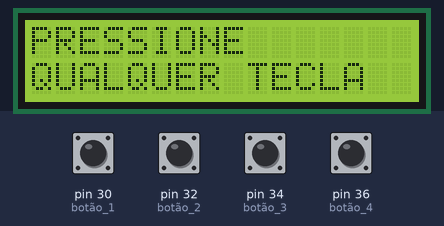
Bench run of a sketch on a simulated Arduino Mega 2560, built with avr-gcc and run on an emulated ATmega2560. On the bench: 16×2 character LCD. The inputs (shaded band) are chosen by the test bench; at power-on: pin 30 (botão_1), pin 32 (botão_2), pin 34 (botão_3), pin 36 (botão_4) HIGH.

Above: at 1.2 s.
1.3 s: pin 34 (botão_3) pulled LOW for 0.6 s
At 1.9 s:
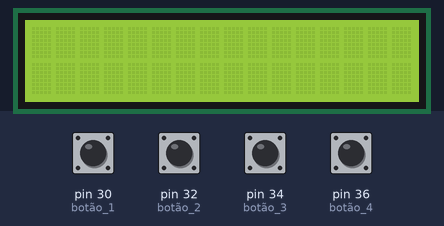
4.9 s: pin 36 (botão_4) pulled LOW for 0.6 s
At 5.9 s:
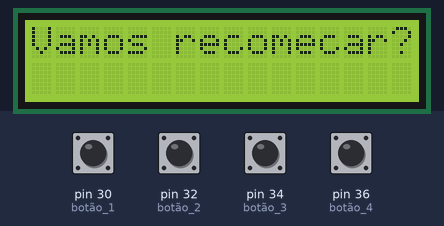
7.6 s: pin 32 (botão_2) pulled LOW for 0.6 s
At 8.0 s:
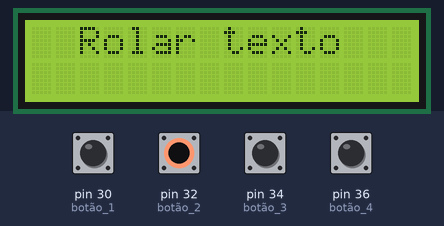
13.5 s: pin 36 (botão_4) pulled LOW for 1 s
At 16.4 s:
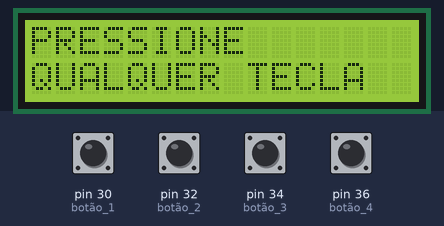
16.7 s: pin 30 (botão_1) pulled LOW for 0.6 s
At 18.5 s:
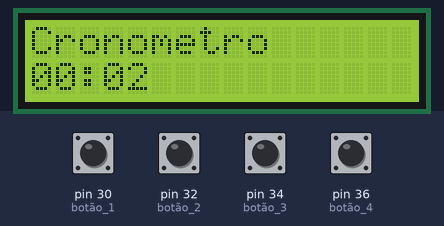
Timing chart, 0 to 20.0 s (numbered marks = the images above; inputs shaded):
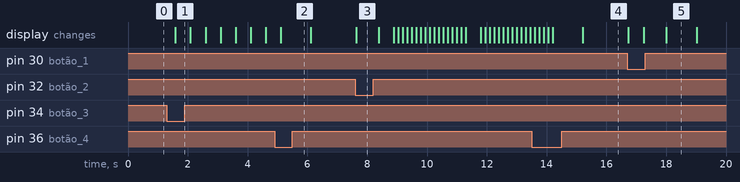

Measured:
- after the input at 1.3 s, the display: changes after 0.29 s (image 1)
- after the input at 4.9 s, the display: changes after 0.21 s (image 2)
- after the input at 7.6 s, the display: changes at once (image 3)
- after the input at 13.5 s, the display: first differs from a run without the input after 0.71 s (image 4 shows a later state)
- after the input at 16.7 s, the display: first changes at once (image 5 shows a later state)
- what the display in image 5 shows lasts 1.0 s, from 18.0 s to 19.0 s

The sketch:

Display_LCD_16x2.ino
```cpp
#include <LiquidCrystal.h> //biblioteca do display

LiquidCrystal lcd(12, 11, 5, 4, 3, 2); //declara as portas utilizadas: RS=12, E(ou EN)=11, D4=5, D5=4, D6=3 e D7=2

//variáveis da rolagem de texto em linhas separadas
String l1 = "<<< Rolar linha 1 para a esquerda"; //mensagem linha 1
String l2 = "Rolar linha 2 para a direita >>>"; //mensagem linha 2
int ini, fim = 0; //variáveis para selecionar os caracteres da mensagem linha 1
int tam = l1.length(); //tamanho da mensagem linha 1
int pos1 = 16; //posição do cursor da linha 1
int pos2 = 0; //posição do cursor na linha 2
int tam2 = l2.length(); //tamanho da mensagem linha 2
int ini2 = tam2; //variáveis para selecionar os caracteres da mensagem linha 2
int fim2 = tam2;

//variáveis para cronômetro
int conti, seg, i, m = 0; //variáveis para contagem do tempo

void setup() { //configuração
  lcd.begin(16, 2); //inicializa o display e informa dimensão (colunas,linhas)
  pinMode(30, INPUT_PULLUP); //botão 1 (cronômetro) com o resistor PULLUP do Arduino ativado, botão deve ser conectado ao GND
  pinMode(32, INPUT_PULLUP); //botão 2 (rolar texto)
  pinMode(34, INPUT_PULLUP); //botão 3 (rolar linhas)
  pinMode(36, INPUT_PULLUP); //botão 4 (limpar tela)
  // put your setup code here, to run once:
}

void loop() {
  lcd.clear(); //limpa a tela
  lcd.print("PRESSIONE");
  lcd.setCursor(0, 1); //posicionar o cursor na coluna 0 e na linha 0
  lcd.print("QUALQUER TECLA"); //imprime mensagem no display
  if (digitalRead(30) == LOW) { //confere se B1 foi pressionado
    while (digitalRead(36) == HIGH) { //interrompe o cronômetro quando B4 for pressionado
      crono(); //chama a rotina do cronômetro
    }
    i = 0; //zera o cronômetro
  }
  if (digitalRead(32) == LOW) { //confere se B2 foi pressionado
    while (digitalRead(36) == HIGH) { //interrompe a rolagem no display
      scroll(); //chama a rotina para rolar mensagem no display
    }
  }
  if (digitalRead(34) == LOW) { //confere se B3 foi pressionado
    while (digitalRead(36) == HIGH) { //interrompe a rolagem de linhas no display
      scrolli(); //chama a rotina para rolar linhas
    }
  }
  if (digitalRead(36) == LOW) { //confere se B4 foi pressionado
    lcd.clear(); //limpa o display para imprimir nova mensagem
    lcd.print("Vamos recomecar?"); //imprime nova mensagem
    delay(500);
  }
  delay(500);
  // put your main code here, to run repeatedly:
}

void scroll() { //rolar texto completo no display para a direita e esquerda com potenciômetro
  lcd.clear(); //limpa o display
  lcd.print("  Rolar texto"); //mensagem impressa na primeira linha
  delay(750); //aguarda 0,75s
  lcd.clear(); //limpa o display novamente para imprimir uma nova mensagem
  lcd.print(">>> Direita >>>"); //mensagem exibida no display
  lcd.setCursor(0, 1); //posiciona o cursor na segunda linha (1) e primeira coluna (0), não é necessário setar na primeira linha, a menos que precise trocar a coluna
  lcd.print(" -> -> -> -> -> ");
  delay(500);
  for (int pos = 0; pos < 16; pos++) { //rotina para deslocar o texto para a direita
    lcd.scrollDisplayRight(); //rola o texto um passo para a direita
    delay(150);
  }
  lcd.clear();
  lcd.print("<<< Esquerda <<<");
  lcd.setCursor(0, 1);
  lcd.print(" <- <- <- <- <- ");
  delay(500);
  for (int pos = 0; pos > -16; pos--) { //rotina para descolar o texto para a esquerda
    lcd.scrollDisplayLeft(); //rola o texto um passo para a esquerda
    delay(150);
  }
}

void crono() { //cronômetro
  if (i == 0) { //condição para configurar o valor inicial do contador de segundos
    conti = millis() / 1000; //define o valor inicial do contador
    i++; //variável de controle do contador inicial
  }
  seg = (millis() / 1000) - conti; //contador de segundos
  if (seg > 59) { //condição para zerar os segundos
    m++;//variável de minutos
    i = 0;
    seg = 0;
  }
  if (m > 59) { //condição para zerar os minutos
    m = 0;
  }
  lcd.clear();
  lcd.setCursor(0, 0);
  lcd.print("Cronometro");
  lcd.setCursor(0, 1);
  if (m < 10) {
    lcd.print("0");
    lcd.print(m);
  }
  else {
    lcd.print(m);//imprime o valor em minutos
  }
  lcd.print(":");
  if (seg < 10) {
    lcd.print("0");
    lcd.print(seg);
  }
  else {
    lcd.print(seg); //imprime o valor em segundos
  }
  delay(250);
}

void scrolli() { //rolar linhas separadamente
  lcd.clear();
  lcd.setCursor(pos1, 0); //posiciona o cursor da linha 1 na coluna pos1
  lcd.print(l1.substring(ini, fim)); //funciona como se fosse um vetor, quebra a mensagem l1 e coloca cada caracter em uma posição. Os valores entre o intervalo ini e fim são apresentados no display, sendo ini o primeiro caracter e fim o último
  lcd.setCursor(pos2, 1); //posiciona o cursor da linha 2 na coluna pos2
  lcd.print(l2.substring(ini2, fim2)); //estrutura a mensagem em l2 em um vetor e apresenta os caracteres entre os intervalos ini2 e fim2
  //deslocar linha 1 para a esquerda
  if (ini == 0 && pos1 > 0) { //confere se o primeiro caracter ainda é visível
    pos1--; //desloca o cursor (e a frase em l1)para a esquerda
    fim++; //revela mais uma letra da frase em l1
  }
  else if (ini == fim) { //confere se todos os caracteres já foram apresentados e reseta as variáveis
    ini = fim = 0; //intervalo retorna à zero
    pos1 = 16; //cursor retorna à posição final do display
  }
  else if (fim == tam && pos1 == 0) { //confere se ainda há caracteres a serem exibidos
    ini++; //desloca o caracter inicial para a direita
  }
  else { //caso ainda exista caracteres em exibição (ini e fim não chegaram nos limites) e o cursor chegou na posição 0, segue descolando a mensagem para a esquerda
    ini++; //desloca o caracter inicial para a direita
    fim++; //revela mais um caracter em l1
  }
  //desloca linha 2 para a direita
  if ((fim2 - ini2) < 16 && pos2 == 0) { //confere se o cursor está na posição 0 e quanto da mensagem em l2 foi apresentada
    ini2--; //desloca o caracter inicial para a esquerda
  }
  else if (ini2 == fim2) { //confere se todos os caracteres foram apresentados e reseta os parâmetros
    ini2 = fim2 = tam2; //retornam os valores ini2 e fim2 para o ponto máximo de l2
    pos2 = 0; //retorna o cursor para a posição 0 do display
  }
  else if (ini2 == 0 && pos2 < 16) { //confere se ainda há caracteres a serem apresentados de l2
    fim2--; //desloca o último caracter de l2 para a esquerda
    pos2++; //desloca o cursor (e a frase l2) para a direita
  }
  else { //caso ainda existam caracteres em exibição (ini2 e fim2 ainda não chegaram nos limites) e o cursor chegou na posição 16, segue deslocando a mensagem para a direita
    ini2--; //desloca o caracter inicial para a esquerda
    fim2--; //desloca o caracter final para a esquerda
  }
  delay(500);
}
```
